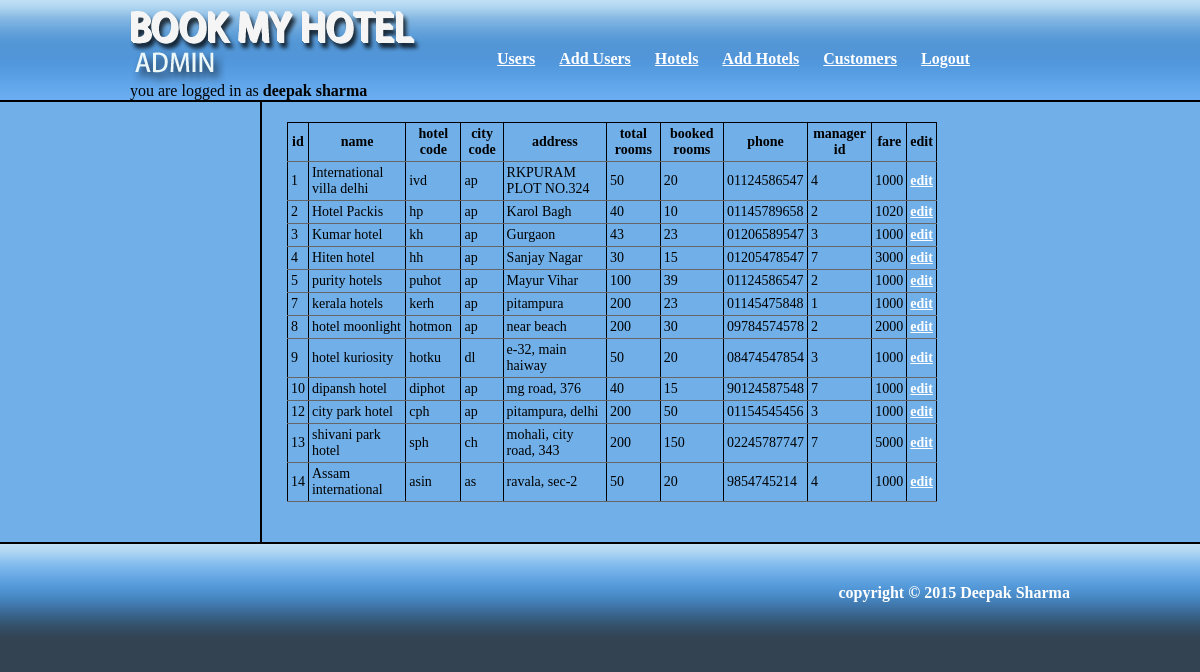
The page /admin/admin.php?page=hotels (signed in) on the database its author committed.
### tables this page shows
CREATE TABLE IF NOT EXISTS `hotels` (
  `id` int(11) NOT NULL AUTO_INCREMENT,
  `name` varchar(100) NOT NULL,
  `hotel_code` varchar(10) NOT NULL,
  `city_code` varchar(10) NOT NULL,
  `address` varchar(150) NOT NULL,
  `total_rooms` int(11) NOT NULL,
  `booked_rooms` int(11) NOT NULL,
  `phone` varchar(15) NOT NULL,
  `manager_id` int(11) NOT NULL DEFAULT '0',
  `fare` int(6) NOT NULL DEFAULT '1000',
  PRIMARY KEY (`id`)
);

### includes/db.php (called while the page is built, shortened)
<?php
    class db_class{
        public function get_hotels(){
            include_once '../admin/includes/get_hotels.php';
        }
    }
?>

### admin/includes/get_hotels.php (the view)
<table id="get_hotels">
    <tr>
        <th>id</th>
        <th>name</th>
        <th>hotel code</th>
        <th>city code</th>
        <th>address</th>
        <th>total rooms</th>
        <th>booked rooms</th>
        <th>phone</th>
        <th>manager id</th>
        <th>fare</th>
        <th>edit</th>
    </tr>
<?php
    $query = "select * from hotels";
    $result = mysql_query($query);
    if(mysql_affected_rows ()!=-1){
        while ($row = mysql_fetch_array($result)) {
            echo "<tr>
                    <td>{$row['id']}</td>
                    <td>{$row['name']}</td>
                    <td>{$row['hotel_code']}</td>
                    <td>{$row['city_code']}</td>
                    <td>{$row['address']}</td>
                    <td>{$row['total_rooms']}</td>
                    <td>{$row['booked_rooms']}</td>
                    <td>{$row['phone']}</td>
                    <td>{$row['manager_id']}</td>
                    <td>{$row['fare']}</td>
                    <td><a href=\"admin.php?page=edit_hotel&id={$row['id']}\">edit</a></td>
                </tr>";
        }
    }
?>
</table>

### admin/includes/admin_header.inc.php (shortened to what this page needs)
<!DOCTYPE html PUBLIC "-//W3C//DTD XHTML 1.0 Transitional//EN"
    "http://www.w3.org/TR/xhtml1/DTD/xhtml1-transitional.dtd">
<?php
include_once '../includes/db.php';
?>
<html xmlns="http://www.w3.org/1999/xhtml">
  <head>
    <link rel="stylesheet" href="css/style.css" type="text/css"/>
  </head>
  <body>
      <div id="container">
          <div id="header_container">
              <div id="header">
                  <div id="header_logo">
                      <a href="admin.php"><img src="images/logo.png" alt="admin" title="admin"/></a>
                  </div>
                  <div id="admin_menu">
                      <ul>
                          <li><a href="admin.php?page=users">users</a></li>
                          <li><a href="admin.php?page=add_user">add users</a></li>
                          <li><a href="admin.php?page=hotels">hotels</a></li>
                          <li><a href="admin.php?page=add_hotel">add hotels</a></li>
                          <li><a href="admin.php?page=customers">customers</a></li>
                          <li><a href="includes/logout.php">logout</a></li>
                      </ul>
                  </div>
                  <div id="login_name">
                    you are logged in as <b><?php echo $_SESSION['name']; ?></b>
                  </div>
              </div>
          </div>

### admin/admin.php (shortened to what this page needs)
<?php
    include_once 'includes/admin_header.inc.php';
?>
          <div id="content_container">
              <div id="content">
                  <div id="content_left">
                  </div>
                  <div id="content_middle">
                      <?php
                            if(isset ($_GET['page'])){
                                $page = $_GET['page'];
                                if ($page=="users"){
                                    $db->get_users();
                                }
                                else if($page=="edit_user" && isset ($_GET['id'])){
                                    $db->edit_user();
                                }
                                else if($page=="add_user"){
                                    $db->add_user();
                                }
                                else if($page =="remove_user"){
                                    $db->remove_user();
                                }
                                else if($page =="hotels"){
                                    $db->get_hotels();
                                }
                            }
                            else{
                                echo "<h1>welcome to you admin section <br/>mr. {$_SESSION['name']}</h1>";
                            }
                      ?>
                  </div>
                  <div id="content_right">
                  </div>
                  <br style="clear: both"/>
              </div>
          </div>
<?php
    include_once ('includes/footer.inc.php');
?>

### admin/includes/footer.inc.php
          <div id="footer_container">
              <div id="footer">
                  <div  id="footer_text">
                      <p>copyright &copy; <?php echo date("Y");?> Deepak Sharma</p>
                  </div>
              </div>
          </div>
      </div>
  </body>
</html>

### admin/css/style.css (style rules this page uses)
body { width:99.99%; background: #334351; }
* { margin:0px; padding:0px; }
#container { position: relative; background: #70afe8; }
#header_container { height:100px; background: url('../images/header.png'); border-bottom:2px solid black; }
#header { width:940px; height:100px; margin:0 auto; position: relative; }
#login_name { position: absolute; left:0px; bottom:0px; }
#header_logo { width:292px; height:78px; float:left; padding-top:10px; }
#header_logo img { border:none; }
#content { width: 940px; margin:0 auto; min-height: 400px; }
#content_left { min-height: 400px; width:130px; padding:10px 0px 0px 0px; float:left; }
#content_middle { min-height: 400px; width:650px; border-left:2px solid black; padding:20px 25px 20px 25px; float:left; }
#content_middle table { border-collapse: collapse; border:1px solid black; width:100%; }
#content_middle tr td, #content_middle tr th { padding:3px; font-size:14px; border-right:1px solid black; border-bottom:1px solid #666666; }
#content_middle tr td a, #content_middle tr th a { color:white; font-weight: bold; }
#content_right { min-height: 400px; width:10px; float:right; padding:10px; }
#footer_container { height: 100px; background: url('../images/footer.png'); border-top:2px solid black; }
#footer { width:940px; margin:0 auto; height:100px; }
#footer_text { float:right; margin-top:40px; font-weight: bold; color:white; }
#admin_menu { float:right; margin-top:50px; margin-right:100px; }
#admin_menu ul { list-style: none; }
#admin_menu ul li { display:inline; }
#admin_menu ul li a { color:white; margin-left:20px; font-weight: bold; text-transform: capitalize; }

### rows shown on the page
hotels: id "1", name "International villa delhi", hotel_code "ivd", city_code "ap", address "RKPURAM PLOT NO.324", total_rooms "50", booked_rooms "20", phone "01124586547", manager "4", fare "1000"
hotels: id "2", name "Hotel Packis", hotel_code "hp", city_code "ap", address "Karol Bagh", total_rooms "40", booked_rooms "10", phone "01145789658", manager "2", fare "1020"
hotels: id "3", name "Kumar hotel", hotel_code "kh", city_code "ap", address "Gurgaon", total_rooms "43", booked_rooms "23", phone "01206589547", manager "3", fare "1000"
hotels: id "4", name "Hiten hotel", hotel_code "hh", city_code "ap", address "Sanjay Nagar", total_rooms "30", booked_rooms "15", phone "01205478547", manager "7", fare "3000"
hotels: id "5", name "purity hotels", hotel_code "puhot", city_code "ap", address "Mayur Vihar", total_rooms "100", booked_rooms "39", phone "01124586547", manager "2", fare "1000"
hotels: id "7", name "kerala hotels", hotel_code "kerh", city_code "ap", address "pitampura", total_rooms "200", booked_rooms "23", phone "01145475848", manager "1", fare "1000"
hotels: id "8", name "hotel moonlight", hotel_code "hotmon", city_code "ap", address "near beach", total_rooms "200", booked_rooms "30", phone "09784574578", manager "2", fare "2000"
hotels: id "9", name "hotel kuriosity", hotel_code "hotku", city_code "dl", address "e-32, main haiway", total_rooms "50", booked_rooms "20", phone "08474547854", manager "3", fare "1000"
hotels: id "10", name "dipansh hotel", hotel_code "diphot", city_code "ap", address "mg road, 376", total_rooms "40", booked_rooms "15", phone "90124587548", manager "7", fare "1000"
hotels: id "12", name "city park hotel", hotel_code "cph", city_code "ap", address "pitampura, delhi", total_rooms "200", booked_rooms "50", phone "01154545456", manager "3", fare "1000"
hotels: id "13", name "shivani park hotel", hotel_code "sph", city_code "ch", address "mohali, city road, 343", total_rooms "200", booked_rooms "150", phone "02245787747", manager "7", fare "5000"
hotels: id "14", name "Assam international", hotel_code "asin", city_code "as", address "ravala, sec-2", total_rooms "50", booked_rooms "20", phone "9854745214", manager "4", fare "1000"

### other values the page prints
$_SESSION['name'] "deepak sharma"
